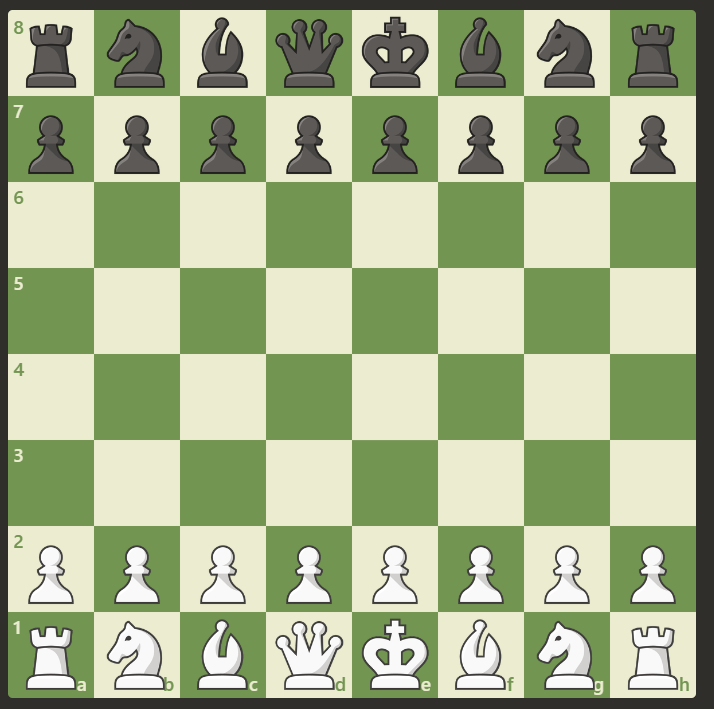
#> input picture sofe 파이썬 코드 결과 다트로 옮기기 성공/back/uploads/test (1).png, 714 x 709 px; its folder holds only this picture in this run
$ python -i chess_logic.py   (imports and definitions only)
#> lines starting #> are read from the running program, lines starting #| are printed output that depends on the picture; after the words box and inside, x2 and y2 are one past the last pixel; in counts of white or black regions, pixels touching at a corner belong together
import cv2
import numpy as np
from skimage.metrics import structural_similarity as ssim


is_move_Castling = [[0,0,0],[0,0,0]]
turn_count = 1  # 턴을 관리할 변수
board_state = [
    ["BR", "BN", "BB", "BQ", "BK", "BB", "BN", "BR"],  # 백 기물의 첫 번째 줄
    ["BP", "BP", "BP", "BP", "BP", "BP", "BP", "BP"],  # 백 폰의 줄
    [None, None, None, None, None, None, None, None],  # 빈 칸
    [None, None, None, None, None, None, None, None],  # 빈 칸
    [None, None, None, None, None, None, None, None],  # 빈 칸
    [None, None, None, None, None, None, None, None],  # 빈 칸
    ["WP", "WP", "WP", "WP", "WP", "WP", "WP", "WP"],  # 흑 폰의 줄
    ["WR", "WN", "WB", "WQ", "WK", "WB", "WN", "WR"]   # 흑 기물의 첫 번째 줄
]

# 사진을 체스판으로 자르기
def detect_and_crop_chessboard(image_path):
    # 이미지 불러오기
#> called with image_path = 'uploads/test (1).png'
    image = cv2.imread(image_path)
#> image is the input picture: shape (709, 714, 3); mean B, G, R 137.2, 175.7, 162
    if image is None:
        print("이미지를 불러올 수 없습니다. 경로를 확인하세요.")
        return None

    # 이미지를 그레이스케일로 변환
    gray = cv2.cvtColor(image, cv2.COLOR_BGR2GRAY)
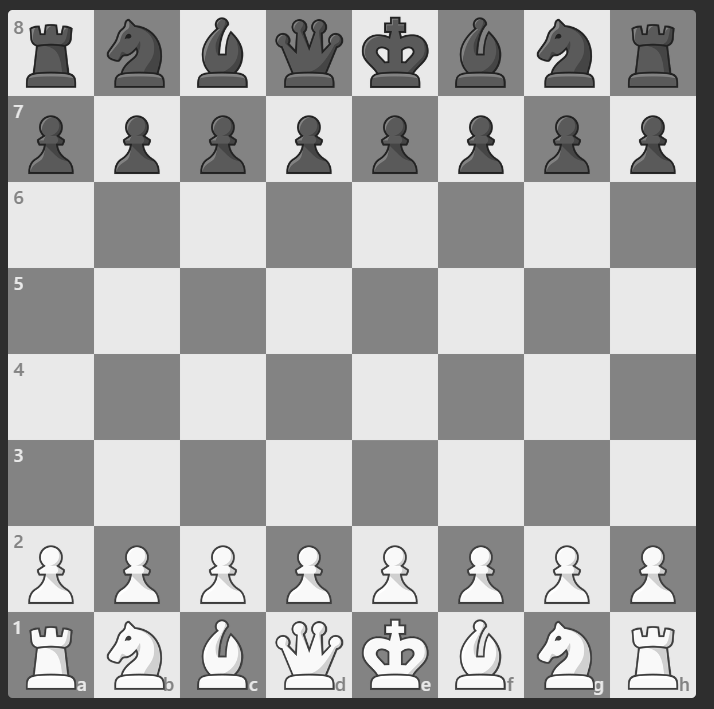
#> gray: shape (709, 714); min 29, max 255, mean 167.3

    # 블러를 적용해 노이즈 줄이기
    blurred = cv2.GaussianBlur(gray, (5, 5), 0)

    # 에지 검출 (Canny Edge Detection)
    edges = cv2.Canny(blurred, 50, 150)
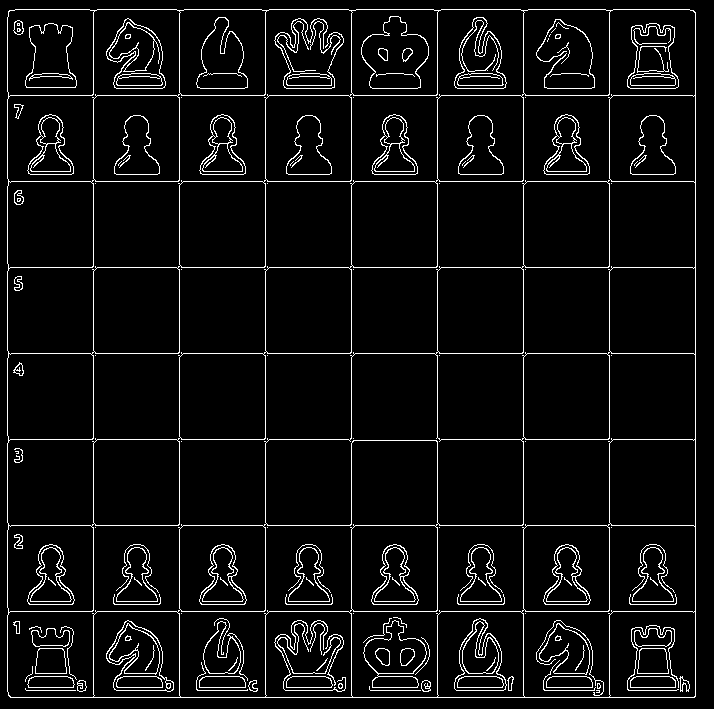
#> edges: shape (709, 714); 5.8% white in thin lines or dots

    # 윤곽선 찾기
    contours, _ = cv2.findContours(edges, cv2.RETR_EXTERNAL, cv2.CHAIN_APPROX_SIMPLE)
#> contours = 1 contour; box (x1, y1, x2, y2) and area: (7, 9, 696, 698) 473216

    # 가장 큰 사각형 윤곽선을 찾기 (체스판을 가정)
    max_contour = max(contours, key=cv2.contourArea)
#> max_contour = contour of 72 points, box (x1, y1, x2, y2) (7, 9, 696, 698), area 473216

    # 체스판 윤곽선을 사각형으로 근사화
    epsilon = 0.02 * cv2.arcLength(max_contour, True)
#> epsilon = 55.15
    approx = cv2.approxPolyDP(max_contour, epsilon, True)
#> approx = [[9, 10], [8, 695], [694, 697], [695, 12]]

    if len(approx) == 4:  # 사각형인지 확인
        # 사각형의 네 점을 얻어서 정렬
        pts = approx.reshape(4, 2)
#> pts = [[9, 10], [8, 695], [694, 697], [695, 12]]
        rect = np.zeros((4, 2), dtype="float32")

        # 점을 위쪽 좌우, 아래쪽 좌우 순으로 정렬
        s = pts.sum(axis=1)
#> s = [19, 703, 1391, 707]
        rect[0] = pts[np.argmin(s)]
        rect[2] = pts[np.argmax(s)]

        diff = np.diff(pts, axis=1)
#> diff = [1, 687, 3, -683]
        rect[1] = pts[np.argmin(diff)]
        rect[3] = pts[np.argmax(diff)]

        # 체스판을 정사각형으로 변환 (워핑)
        (tl, tr, br, bl) = rect
        maxWidth = int(max(np.linalg.norm(br - bl), np.linalg.norm(tr - tl)))
        maxHeight = int(max(np.linalg.norm(tr - br), np.linalg.norm(tl - bl)))

        dst = np.array([
            [0, 0],
            [maxWidth - 1, 0],
            [maxWidth - 1, maxHeight - 1],
            [0, maxHeight - 1]], dtype="float32")

        M = cv2.getPerspectiveTransform(rect, dst)
        cropped_chessboard = cv2.warpPerspective(image, M, (maxWidth, maxHeight))
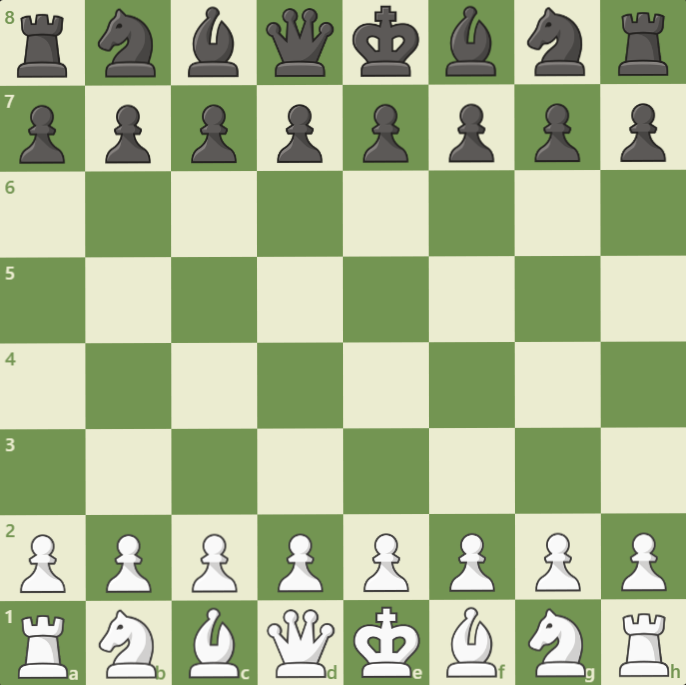
#> cropped_chessboard: shape (685, 686, 3); mean B, G, R 143.8, 184.7, 170

        # 체스판만 잘라낸 이미지 반환
        return cropped_chessboard
    else:
        print("체스판을 인식하지 못했습니다.")
        return None
# 체스판을 8x8로 자르고 리스트로 만들기 ( (i, j) i는 세로축, j는 가로축 / 왼쪽 위부터 0 )
# [431 lines left out: functions split_chessboard, compare_cells, detect_moves, perform_castling, perform_En_passant, perform_promotion and 1 more, not called in this run]

# [7 lines of commented-out code are left out]

>>> result = detect_and_crop_chessboard('uploads/test (1).png')

$ run again, on sofe 파이썬 코드 결과 다트로 옮기기 성공/back/uploads/test (10).png
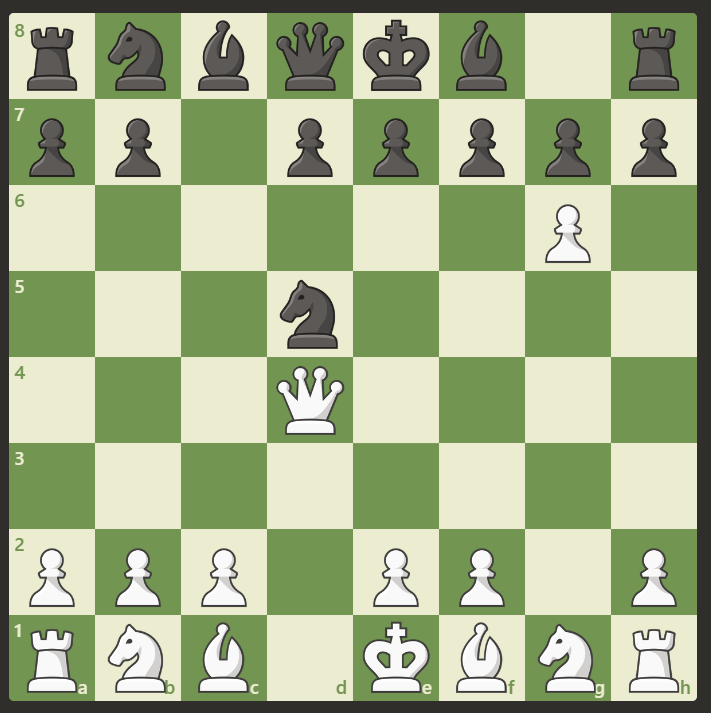
#> input picture sofe 파이썬 코드 결과 다트로 옮기기 성공/back/uploads/test (10).png, 711 x 713 px
#> in detect_and_crop_chessboard, image is the input picture: shape (713, 711, 3); mean B, G, R 137.5, 176.1, 162.4
#> in detect_and_crop_chessboard, `edges = cv2.Canny(blurred, 50, 150)`:
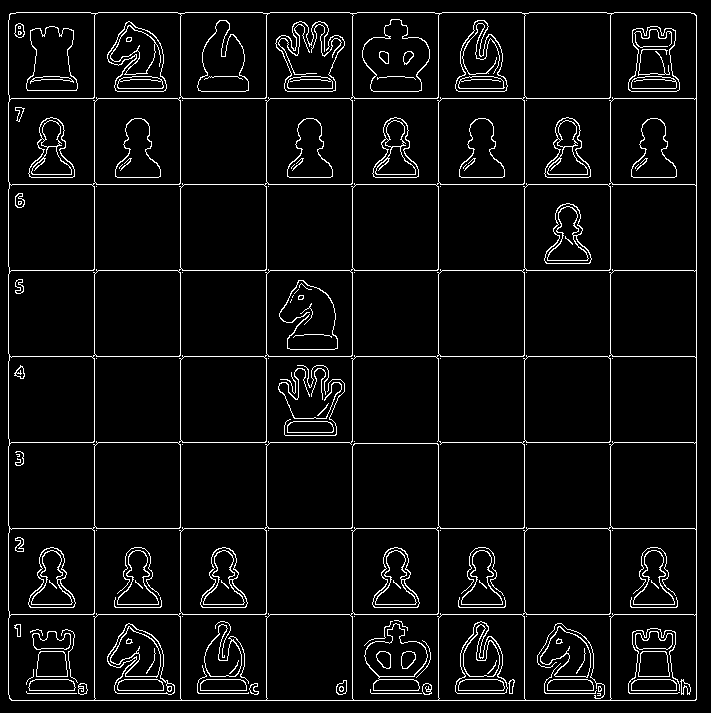
#> edges: shape (713, 711); 5.6% white in thin lines or dots
#> contours = 1 contour; box (x1, y1, x2, y2) and area: (8, 12, 697, 701) 473216
#> max_contour = contour of 72 points, box (x1, y1, x2, y2) (8, 12, 697, 701), area 473216
#> epsilon = 55.15
#> approx = [[10, 13], [9, 698], [695, 700], [696, 15]]
#> s = [23, 707, 1395, 711]
#> diff = [3, 689, 5, -681]
#> in detect_and_crop_chessboard, `cropped_chessboard = cv2.warpPerspective(image, M, (maxWidth, maxHeigh..`:
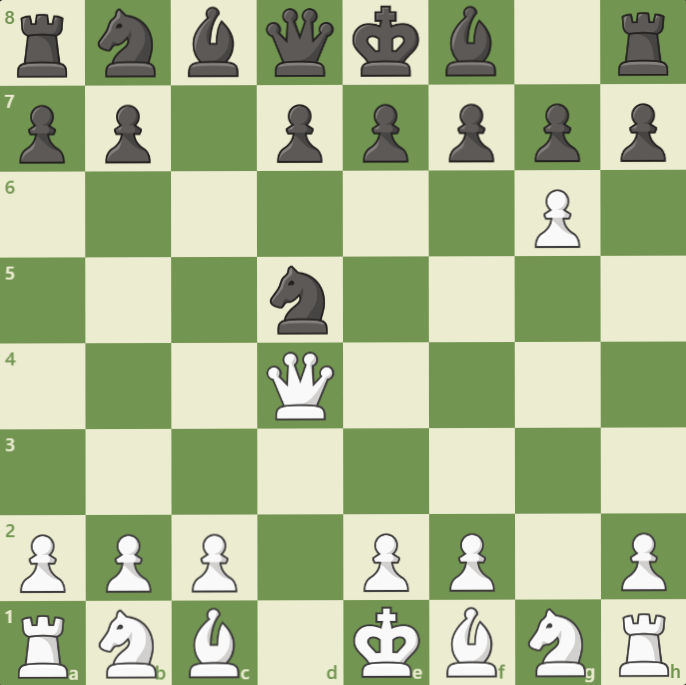
#> cropped_chessboard: shape (685, 686, 3); mean B, G, R 144.2, 185.4, 170.6
